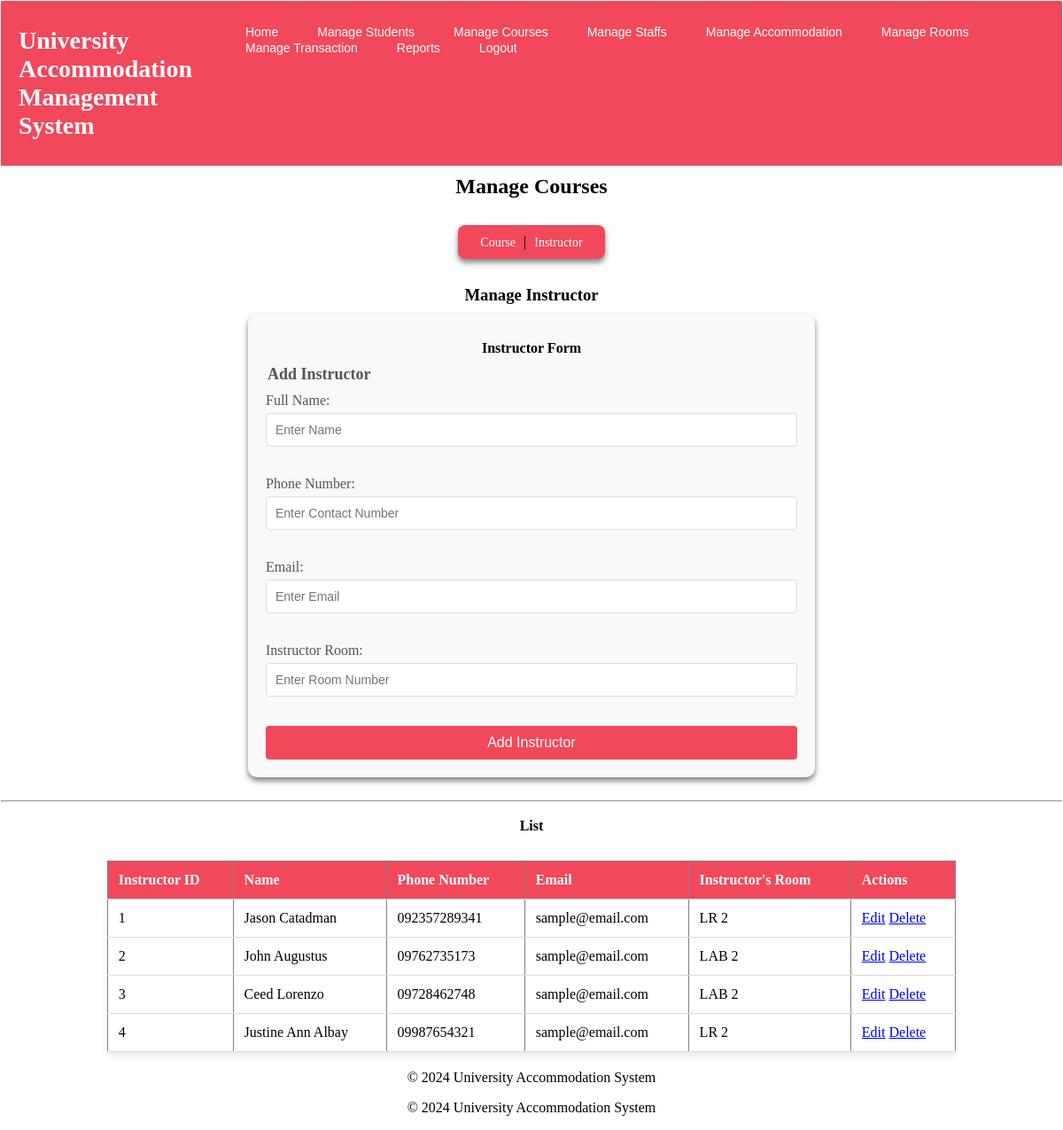
Screenshot of /pages/course_related.php?type=nstrctr (signed in) with the database file from the repository.
### tables this page shows
CREATE TABLE `instructors` (
  `instructor_id` int(11) NOT NULL,
  `name` varchar(100) DEFAULT NULL,
  `phone_no` varchar(15) DEFAULT NULL,
  `email` varchar(100) DEFAULT NULL,
  `instructor_room` varchar(10) DEFAULT NULL
);

### pages/instructors.php (the view, shortened to what this page needs)
<!DOCTYPE html>
<html lang="en">
<head>
    <link rel="stylesheet" href="assets/styles.css">
</head>
<body>
<h3>Manage Instructor</h3>
<div class="form-container">
<h4>Instructor Form</h4>
<form action="" method="post">
    <fieldset>
        <legend>Add Instructor</legend>
        <label for="name">Full Name:</label>
        <input type="text" name="name" placeholder="Enter Name" required>
        <br><br>
        <label for="phone_no">Phone Number:</label>
        <input type="text" name="phone_no" placeholder="Enter Contact Number" required>
        <br><br>
        <label for="email">Email:</label>
        <input type="email" name="email" placeholder="Enter Email" required>
        <br><br>
        <label for="instructor_room">Instructor Room:</label>
        <input type="text" name="instructor_room" placeholder="Enter Room Number" required>
        <br><br>
        <button type="submit">Add Instructor</button>
    </fieldset>
</form>
</div>
<?php
$sql = "SELECT * FROM instructors";
$result = $conn->query($sql);
?>
<br><hr>
<h4>List</h4>
<table border="1">
    <tr>
        <th>Instructor ID</th>
        <th>Name</th>
        <th>Phone Number</th>
        <th>Email</th>
        <th>Instructor's Room</th>
        <th>Actions</th>
    </tr>
    <?php
    if ($result->num_rows > 0) {
        while ($row = $result->fetch_assoc()) {
            echo "
                <tr>
                    <td>" . $row['instructor_id'] . "</td>
                    <td>" . $row['name'] . "</td>
                    <td>" . $row['phone_no'] . "</td>
                    <td>" . $row['email'] . "</td>
                    <td>" . $row['instructor_room'] . "</td>
                    <td>
                        <a href='?type=nstrctr&edit=" . $row['instructor_id'] . "'>Edit</a>
                        <a href='?type=nstrctr&delete=" . $row['instructor_id'] . "'>Delete</a>
                    </td>
                </tr>
            ";
        }
    } else {
        echo "<tr><td colspan='6'>No Instructor found</td></tr>";
    }
    ?>
</table>
<?php include '../includes/footer.php'; ?>
</body>
</html>

### assets/styles.css (style rules this page uses)
body { margin: 1px; }
h3, h2, h4 { margin: 0; padding: 10px 20px; color: white; font-weight: bold; text-align: center; color: black; }
table { width: 80%; margin: 20px auto; border-collapse: collapse; background-color: white; box-shadow: 0 4px 8px rgba(0, 0, 0, 0.1); }
th, td { padding: 12px; text-align: left; border-bottom: 1px solid #ddd; }
th { background-color: #f1485b; color: white; }
.form-container { width: 100%; max-width: 600px; margin: 0 auto; padding: 20px; background-color: #f9f9f9; border-radius: 10px; box-shadow: 0 4px 6px rgba(0, 0, 0, 0.5); text-align: center; }
form fieldset { border: none; padding: 0; margin: 0; }
form legend { font-size: 18px; margin-bottom: 10px; font-weight: bold; color: #555; text-align: left; }
form label { display: block; margin-bottom: 5px; color: #555; text-align: left; }
form input[type="text"], form input[type="email"], form input[type="date"], form select { width: 100%; padding: 10px; margin-bottom: 15px; border: 1px solid #ddd; border-radius: 4px; box-sizing: border-box; font-size: 14px; }
form button { width: 100%; padding: 10px; background-color: #f1485b; color: #fff; border: none; border-radius: 4px; font-size: 16px; cursor: pointer; transition: background-color 0.3s ease; }

### rows the page displays
instructors: instructor_id "1", name "Jason Catadman", phone_no "092357289341", email "sample@email.com", instructor_room "LR 2"
instructors: instructor_id "2", name "John Augustus", phone_no "09762735173", email "sample@email.com", instructor_room "LAB 2"
instructors: instructor_id "3", name "Ceed Lorenzo", phone_no "09728462748", email "sample@email.com", instructor_room "LAB 2"
instructors: instructor_id "4", name "Justine Ann Albay", phone_no "09987654321", email "sample@email.com", instructor_room "LR 2"
